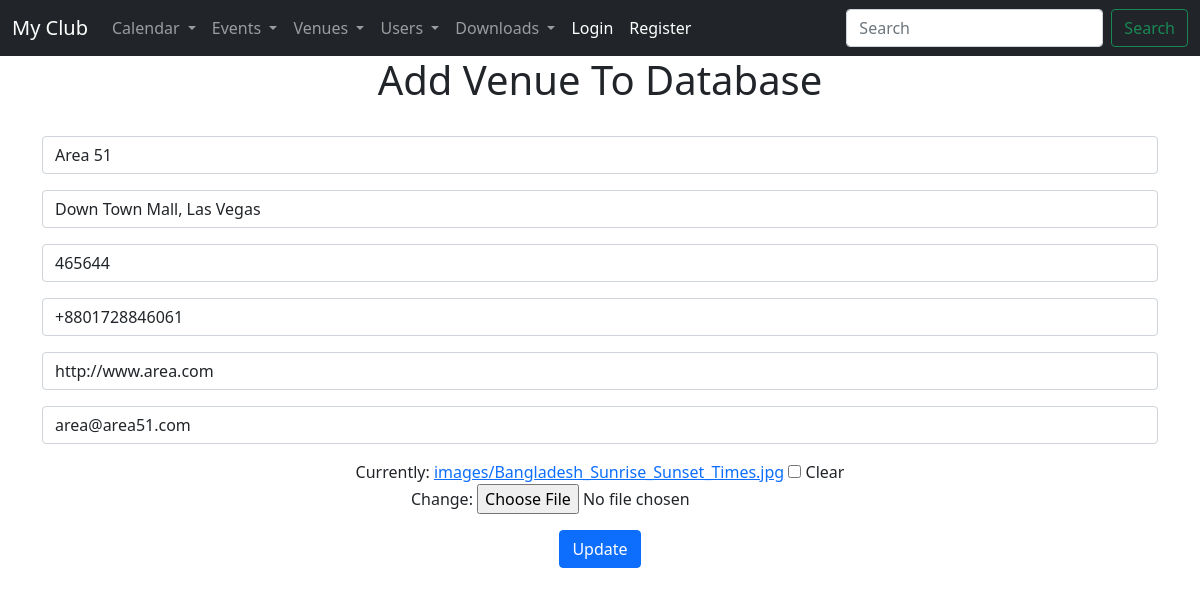
The page /update_venue/6 on the database its author committed.
### events/models.py (models this page shows, shortened)
class Venue(models.Model):
    name = models.CharField("Venue Name", max_length=120)
    address = models.CharField(max_length=300)
    zip_code = models.CharField("Zip Code", max_length=20)
    phone = models.CharField("Contact Phone", max_length=20, blank=True)
    website = models.URLField("Website", blank=True)
    email_address = models.EmailField("Email Address", blank=True)
    owner = models.IntegerField("Venue Owner", blank=False, default=1)
    venue_image = models.ImageField(blank=True, null=True, upload_to="images/")

### events/views.py (the view)
# urls.py: path("update_venue/<venue_id>", views.update_venue, name="update_venue"),
def update_venue(request, venue_id):
    venue = Venue.objects.get(pk=venue_id)
    form = VenueForm(request.POST or None,
                     request.FILES or None, instance=venue)
    if form.is_valid():
        form.save()
        return redirect("venue_list")
    return render(request, "events/update_venue.html", {
        "venue": venue,
        "form": form,
    })

### events/forms.py
class VenueForm(ModelForm):
    class Meta:
        model = Venue
        fields = ("name", "address", "zip_code", "phone", "website", "email_address" , "venue_image")
        labels = {
            "name": "",
            "address": "",
            "zip_code": "",
            "phone": "",
            "website": "",
            "email_address": "",
            "venue_image": "",
        }
        widgets = {
            "name": forms.TextInput(attrs={"class": "form-control", "placeholder": "Name"}),
            "address": forms.TextInput(attrs={"class": "form-control", "placeholder": "Address"}),
            "zip_code": forms.TextInput(attrs={"class": "form-control", "placeholder": "Zip Code"}),
            "phone": forms.TextInput(attrs={"class": "form-control", "placeholder": "Phone"}),
            "website": forms.TextInput(attrs={"class": "form-control", "placeholder": "Website"}),
            "email_address": forms.EmailInput(attrs={"class": "form-control", "placeholder": "Email Address"}),
        }

### events/templates/events/update_venue.html (shortened to what this page needs)
{% extends "events/base.html" %}
{% block content %}
<center>
    <h1>Add Venue To Database</h1>
    <br/>
    <form action="" method="post" enctype="multipart/form-data">
        {{ form.as_p }}
        <button type="submit" class="btn btn-primary">Update</button>
    </form>
</center>
{% endblock %}

### rows shown on the page
Venue: name "Area 51", address "Down Town Mall, Las Vegas", zip_code "465644", phone "+8801728846061", website "http://www.area.com", email_address "area@area51.com"
